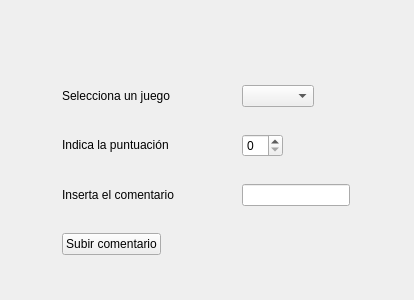
<?xml version="1.0" encoding="UTF-8"?>
<ui version="4.0">
 <class>Form</class>
 <widget class="QWidget" name="Form">
  <property name="geometry">
   <rect>
    <x>0</x>
    <y>0</y>
    <width>414</width>
    <height>300</height>
   </rect>
  </property>
  <property name="windowTitle">
   <string>Form</string>
  </property>
  <layout class="QVBoxLayout" name="verticalLayout_2">
   <item>
    <layout class="QGridLayout" name="gridLayout_2">
     <property name="horizontalSpacing">
      <number>17</number>
     </property>
     <property name="verticalSpacing">
      <number>27</number>
     </property>
     <item row="1" column="0">
      <widget class="QLabel" name="lblSelecciona">
       <property name="sizePolicy">
        <sizepolicy hsizetype="Fixed" vsizetype="Fixed">
         <horstretch>0</horstretch>
         <verstretch>0</verstretch>
        </sizepolicy>
       </property>
       <property name="text">
        <string>Selecciona un juego</string>
       </property>
      </widget>
     </item>
     <item row="2" column="0">
      <widget class="QLabel" name="lblIndica">
       <property name="sizePolicy">
        <sizepolicy hsizetype="Fixed" vsizetype="Fixed">
         <horstretch>0</horstretch>
         <verstretch>0</verstretch>
        </sizepolicy>
       </property>
       <property name="text">
        <string>Indica la puntuación</string>
       </property>
      </widget>
     </item>
     <item row="0" column="0">
      <widget class="QLabel" name="label">
       <property name="sizePolicy">
        <sizepolicy hsizetype="Fixed" vsizetype="Fixed">
         <horstretch>0</horstretch>
         <verstretch>0</verstretch>
        </sizepolicy>
       </property>
       <property name="text">
        <string/>
       </property>
      </widget>
     </item>
     <item row="1" column="1">
      <widget class="QComboBox" name="comboJuegos">
       <property name="sizePolicy">
        <sizepolicy hsizetype="Fixed" vsizetype="Fixed">
         <horstretch>0</horstretch>
         <verstretch>0</verstretch>
        </sizepolicy>
       </property>
      </widget>
     </item>
     <item row="3" column="1">
      <widget class="QLineEdit" name="inputComentario">
       <property name="sizePolicy">
        <sizepolicy hsizetype="Fixed" vsizetype="Fixed">
         <horstretch>0</horstretch>
         <verstretch>0</verstretch>
        </sizepolicy>
       </property>
      </widget>
     </item>
     <item row="2" column="1">
      <widget class="QSpinBox" name="spnBxValoracion">
       <property name="sizePolicy">
        <sizepolicy hsizetype="Fixed" vsizetype="Fixed">
         <horstretch>0</horstretch>
         <verstretch>0</verstretch>
        </sizepolicy>
       </property>
      </widget>
     </item>
     <item row="3" column="0">
      <widget class="QLabel" name="lblInserta">
       <property name="sizePolicy">
        <sizepolicy hsizetype="Fixed" vsizetype="Fixed">
         <horstretch>0</horstretch>
         <verstretch>0</verstretch>
        </sizepolicy>
       </property>
       <property name="text">
        <string>Inserta el comentario</string>
       </property>
      </widget>
     </item>
     <item row="4" column="0">
      <widget class="QPushButton" name="btnSubirComent">
       <property name="sizePolicy">
        <sizepolicy hsizetype="Fixed" vsizetype="Fixed">
         <horstretch>0</horstretch>
         <verstretch>0</verstretch>
        </sizepolicy>
       </property>
       <property name="text">
        <string>Subir comentario</string>
       </property>
      </widget>
     </item>
    </layout>
   </item>
  </layout>
 </widget>
 <resources/>
 <connections/>
</ui>
